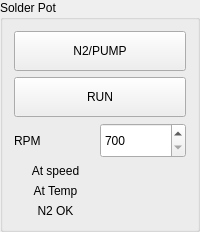
       <widget class="QGroupBox" name="SOLDERPOT">
        <property name="title">
         <string>Solder Pot</string>
        </property>
        <layout class="QVBoxLayout" name="verticalLayout_6">
         <item>
          <widget class="PushButton" name="n2_enable">
           <property name="minimumSize">
            <size>
             <width>120</width>
             <height>40</height>
            </size>
           </property>
           <property name="text">
            <string>N2/PUMP</string>
           </property>
           <property name="checkable">
            <bool>true</bool>
           </property>
          </widget>
         </item>
         <item>
          <widget class="PushButton" name="pump_run">
           <property name="minimumSize">
            <size>
             <width>120</width>
             <height>40</height>
            </size>
           </property>
           <property name="text">
            <string>RUN</string>
           </property>
           <property name="checkable">
            <bool>true</bool>
           </property>
          </widget>
         </item>
         <item>
          <layout class="QHBoxLayout" name="horizontalLayout">
           <property name="spacing">
            <number>0</number>
           </property>
           <property name="topMargin">
            <number>0</number>
           </property>
           <item>
            <widget class="QLabel" name="label">
             <property name="text">
              <string>RPM</string>
             </property>
            </widget>
           </item>
           <item>
            <widget class="DoubleScale" name="pump_speed">
             <property name="minimumSize">
              <size>
               <width>0</width>
               <height>35</height>
              </size>
             </property>
             <property name="decimals">
              <number>0</number>
             </property>
             <property name="minimum">
              <double>700.000000000000000</double>
             </property>
             <property name="maximum">
              <double>1100.000000000000000</double>
             </property>
             <property name="singleStep">
              <double>10.000000000000000</double>
             </property>
            </widget>
           </item>
          </layout>
         </item>
         <item>
          <layout class="QHBoxLayout" name="horizontalLayout_16">
           <item>
            <widget class="QLabel" name="label_19">
             <property name="text">
              <string>At speed</string>
             </property>
             <property name="alignment">
              <set>Qt::AlignCenter</set>
             </property>
            </widget>
           </item>
           <item>
            <widget class="LED" name="ind_pump_at_speed"/>
           </item>
          </layout>
         </item>
         <item>
          <layout class="QHBoxLayout" name="horizontalLayout_3">
           <item>
            <widget class="QLabel" name="label_2">
             <property name="text">
              <string>At Temp</string>
             </property>
             <property name="alignment">
              <set>Qt::AlignCenter</set>
             </property>
            </widget>
           </item>
           <item>
            <widget class="LED" name="ind_solder_at_temp"/>
           </item>
          </layout>
         </item>
         <item>
          <layout class="QHBoxLayout" name="horizontalLayout_2">
           <item>
            <widget class="QLabel" name="label_3">
             <property name="text">
              <string>N2 OK</string>
             </property>
             <property name="alignment">
              <set>Qt::AlignCenter</set>
             </property>
            </widget>
           </item>
           <item>
            <widget class="LED" name="ind_n2"/>
           </item>
          </layout>
         </item>
        </layout>
       </widget>
